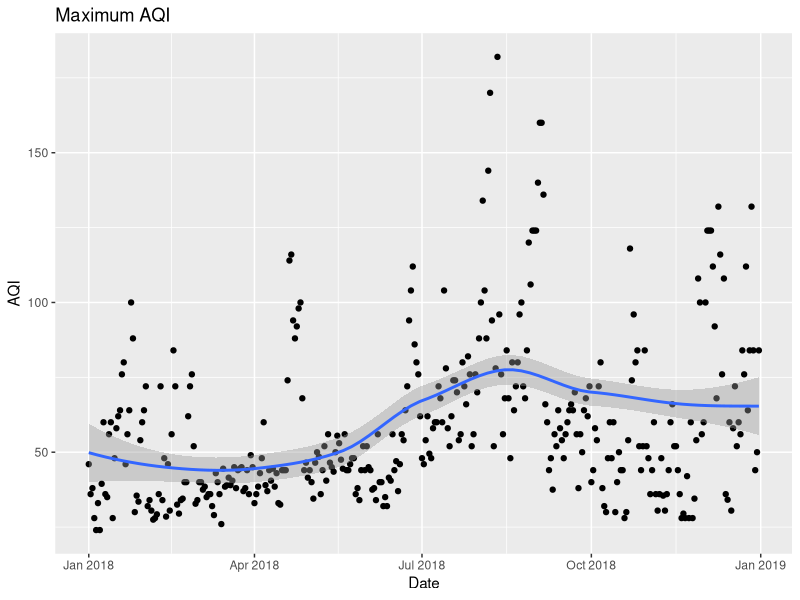

This figure's R source:
# Air quality. Daily data years 2001-2018  (2018)
# Works
#Clean environmemnt
rm(list=ls())


library(tidyverse)
library(XML)
require(XML)
library(writexl)
library("readxl")

airquality2018 <- read_excel("Cleaned_Airquality2018.xlsx")
AQI2018 <- read_excel("Cleaned_AQI2018.xlsx")




#plot of Maximum AQI
ggplot(data = AQI2018) +
  geom_point(mapping = aes(x = Date, y = AQI)) +
  geom_smooth(mapping = aes(x = Date, y = AQI))+
  ggtitle("Maximum AQI")
